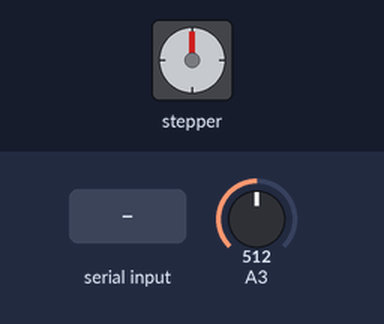
A sketch run on a simulated ATtiny85, built with avr-gcc and run on an emulated ATtiny85. On the bench: stepper motor. The test bench sets the inputs (shaded band); at power-on: A3 = 512. Stepper angles assume 200 steps per turn.

Above: at 1.2 s.
1.3 s: "90 45\n" received over the second serial link
At 1.45 s:
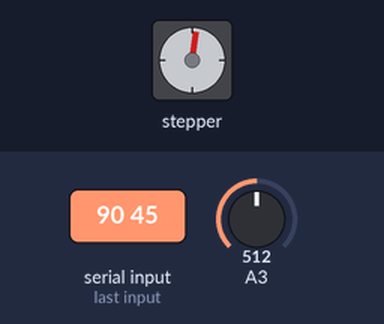
At 2.06 s:
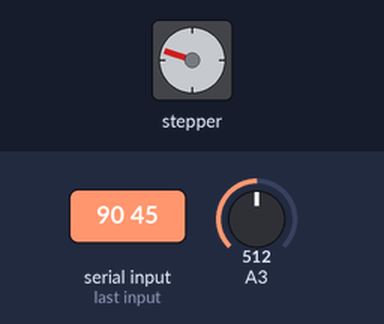
4.3 s: A3 set to 4
At 4.82 s:
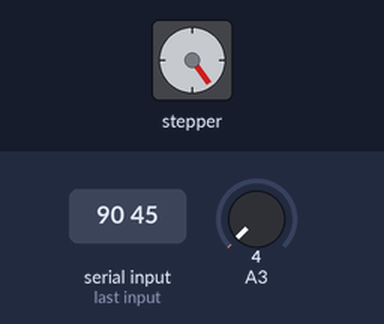
7.3 s: A3 set to 1
Timing chart, 0 to 10.3 s (numbered marks = the images above; inputs shaded):
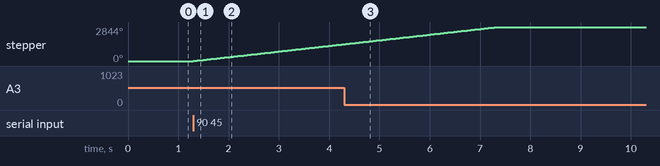

The sketch:

Sputnik_-_Attiny-3_-WallDevice__Network_UART_-_01_.ino
```cpp
/*
  23-2-2018
  Sputnik Spotlight

  Attiny85 @ internal 8mhz clock

  Wall device - UART

  To adapt code on the 3 wall devices, change only variable thisDevice


------------Pinout map--------------------
              ____
Reset      5-|°   |-Vcc
Sensor  A3=3-|    |-2   Tx       [SCK ]
Stepper2   4-|    |-1   Stepper1 [MISO]
         Gnd-|____|-0   Rx       [MOSI]


to do:
- calibrate reading position
- stopper

*/

#define F_CPU 8000000UL  // 8 MHz

#include <Stepper.h>
#include <SoftwareSerial.h>

// Device identity
int thisDevice = 3;


// Define pins for Serial communication
#define rxPin 0
#define txPin 2

// Start serial
SoftwareSerial sputnikSerial(rxPin, txPin);


// Define steppers outputs
//NEMA-17 does 200 steps per revolution, with 1.8° per step
#define stepper_COILS_1_2    1   //pin controlling 2 coils
#define stepper_COILS_3_4    4
#define STEPSREVOLUTION    200
#define STEPPER_SPEED       80     //(RPM)

// Start stepper control
Stepper stepper(STEPSREVOLUTION, stepper_COILS_1_2, stepper_COILS_3_4);


const int stepperOutput1Pin = stepper_COILS_1_2;
const int stepperOutput2Pin = stepper_COILS_3_4;
const int sensorPin = 3;
//const int stopperPin = 5;  //by disabling reset pin
                             //Be aware of consequences!

int steps = 20;  // Adjust this
                 //20 = 1/10 revolution every loop

int i, j, device, readLength;

const int maxNumberDevices = 7;
volatile int data[maxNumberDevices];

const int tinyBufferLength = 35;  //7 devices * 5 char ( "n:xxx" command )
char tinyBuffer[tinyBufferLength];
String message;

int rythm = 300;
bool newDataHasArrived;
bool messageIsMine;
bool jobToBeDone;

unsigned long nowMillis, thenMillis;

void setup()
{
  sputnikSerial.begin(2400);
  pinMode(stepperOutput1Pin, OUTPUT);
  pinMode(stepperOutput2Pin, OUTPUT);
  pinMode(sensorPin, INPUT);

  stepper.setSpeed(STEPPER_SPEED);
// First reading
// Estimate wire length from variable resistor value
// check gears 20:1 reduction and correct
  readLength = map(analogRead(sensorPin), 0, 1023, 0, 450);
}

void loop()
{
  nowMillis = millis();
  // Check new requests
  if (sputnikSerial.available())
  {
    tinyBuffer[i] = sputnikSerial.read();
    if (int(tinyBuffer[i])==13 || int(tinyBuffer[i])==10 )
    { //If Carriage return has been reached
       i= 0;
      for (j=0; j<=tinyBufferLength; j++)
      {
        //  Check if the message is for this device
        // if (int(tinyBuffer[j]) == 48 and int(tinyBuffer[j+1]) == 58)
        // 49 = "1" 58 = ":"
        if (int(tinyBuffer[j]) == (48+thisDevice) and int(tinyBuffer[j+1]) == 58);
        {
          // Ok, this is for me
          messageIsMine = true;
          j++;  // To jump device number
          j++;  // To jump ":" character
        }
        if (messageIsMine)
        {
          if (int(tinyBuffer[j]) == 45     // 45 = "-"
              or j == 16                   // end of buffer
              or tinyBuffer[j] == (char) 0 // empty char
              or tinyBuffer[j] == ' '      // emptied char
              or int(tinyBuffer[j])==13    // carriage
              or int(tinyBuffer[j])==10)   // carriage, eol
          {
            messageIsMine = false;
            newDataHasArrived = true;
          }
          else
          {
            message.concat(String(tinyBuffer[j]));
          }
        }
        tinyBuffer[j] = ' ';
      }
    }
    i++;
  }  //end new request

  // Execute commands
  if (newDataHasArrived)
  {
    jobToBeDone = true;
    message = "";
    data[thisDevice] = message.toInt();
    newDataHasArrived = false;
  }

  if (jobToBeDone)
  {
    // Estimate wire length from variable resistor value
    // check gears 20:1 reduction and correct
    readLength = map(analogRead(sensorPin), 0, 1023, 0, 450);
    if (readLength == data[thisDevice])
    {
      jobToBeDone = false;
    }
    else
    {
      if (data[thisDevice] < readLength)   // Less wire, rotate counterclockwise
      {
        stepper.step(steps);
      }
      else   // More wire, rotate clockwise
      {
        stepper.step(-steps);
      }
    }
  }
}
```

Measured:
- after the input at 1.3 s, stepper: keeps turning clockwise at about 473°/s, starting at once
